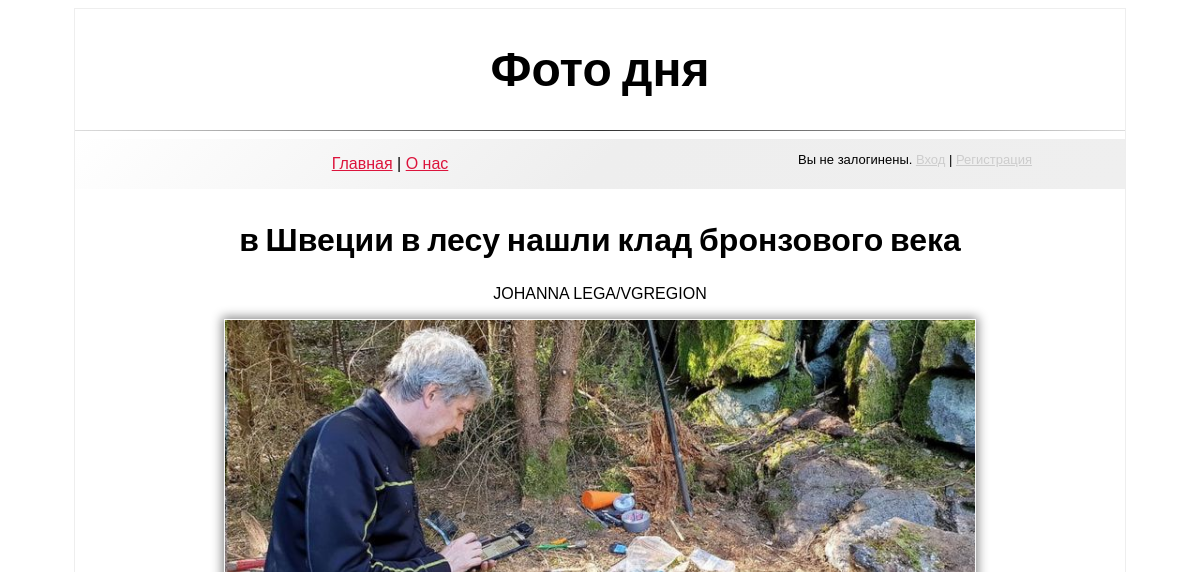
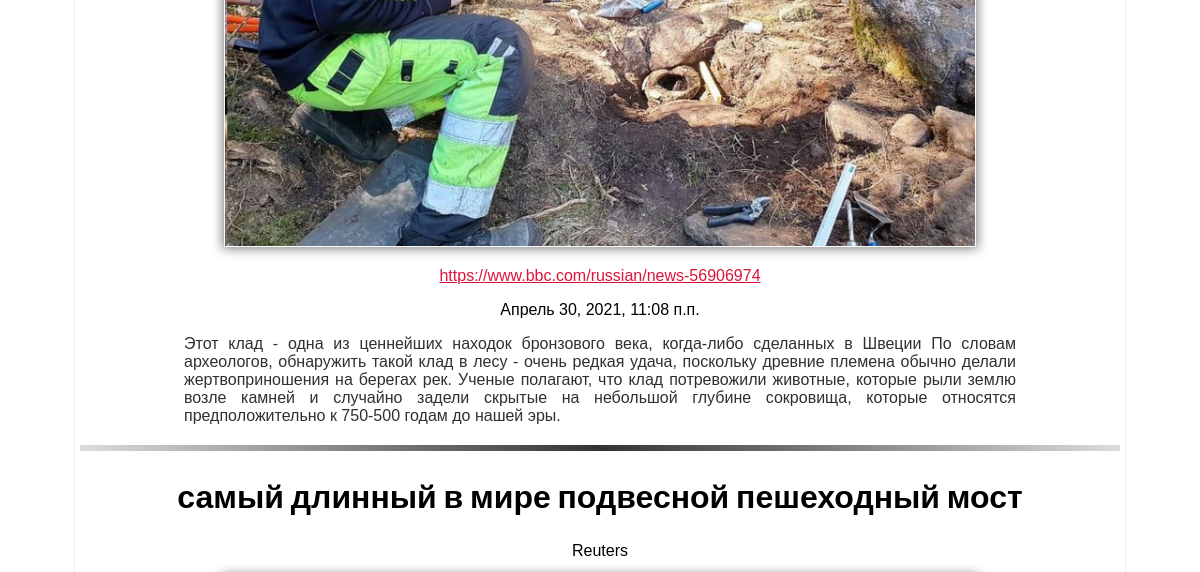
The app's page / (upper part), older data (2 pictures, top to bottom).
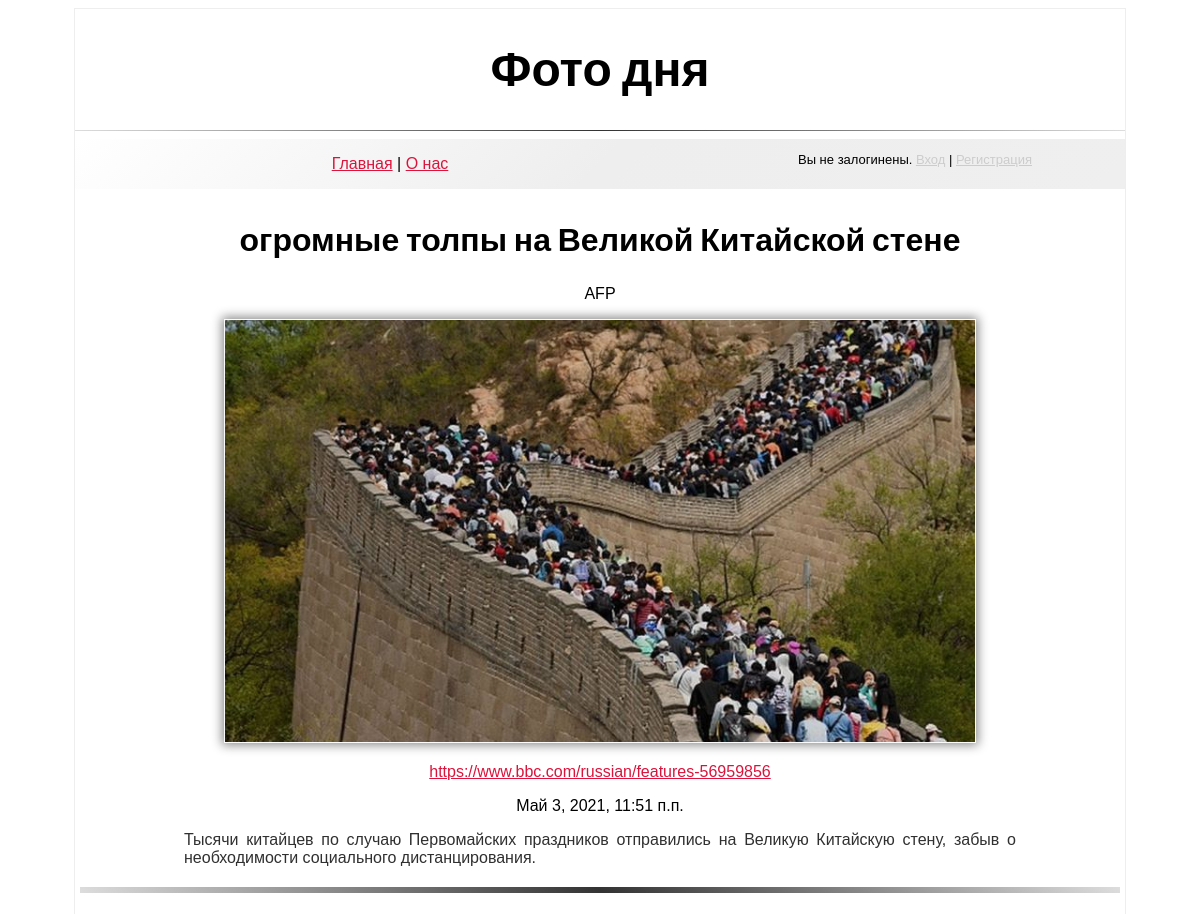
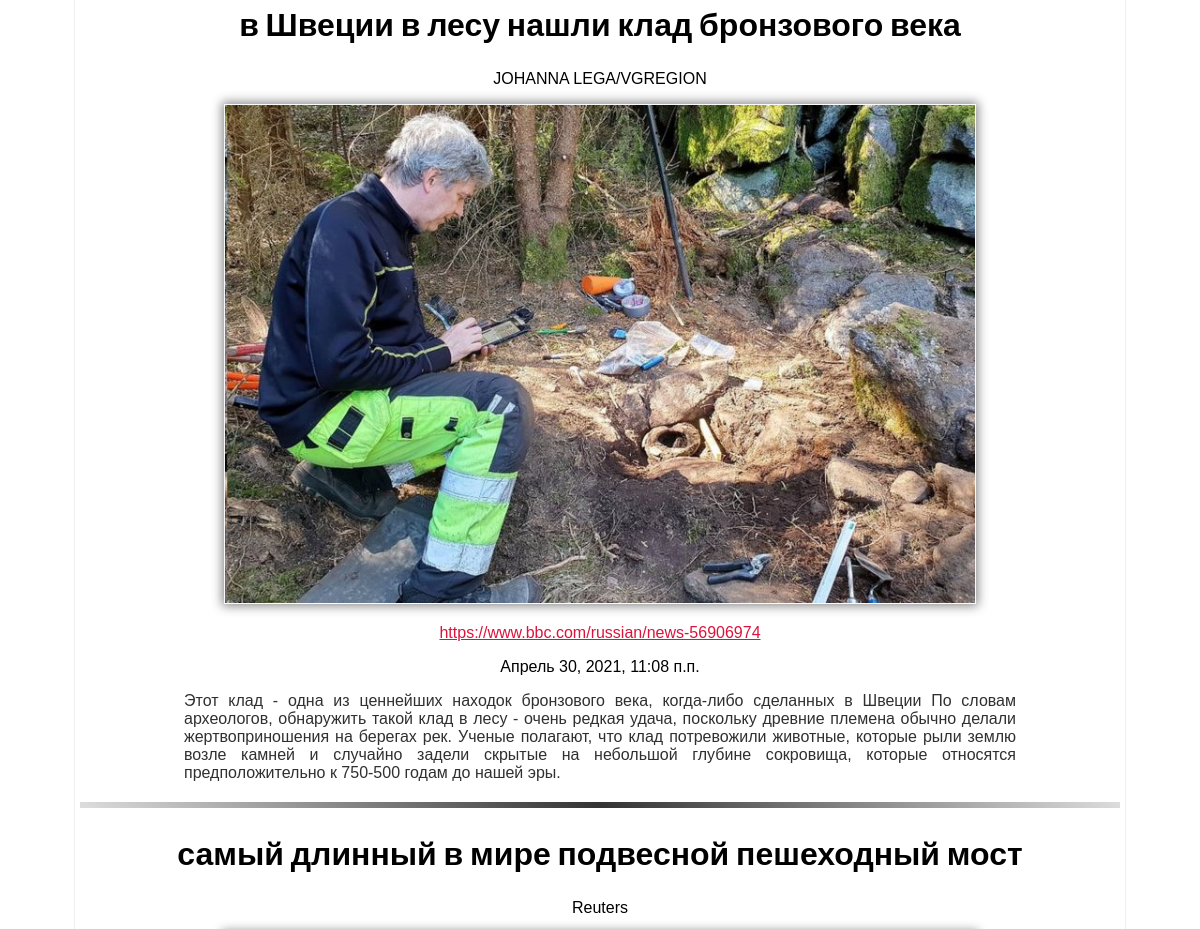
The same page, newer data (2 pictures, top to bottom).
### fotodnya/models.py (models this page shows, shortened)
class fotoNews(models.Model):
    title = models.CharField(max_length=120)
    img = models.ImageField(upload_to='static/images/', null=True, blank=True, default='static/images/default.jpg')
    author = models.CharField(max_length=120, blank=True)
    url_from = models.URLField(max_length=300, default='http://fotodnya.site', blank=True)
    timepostdate = models.DateTimeField(auto_now=False, auto_now_add=False, blank=True, null=True)
    description = models.TextField(blank=True, null=True)

### fotodnya/views.py (the view)
# urls.py: path('', indexPage),
def indexPage(request):
    object_list = list(reversed(fotoNews.objects.all()))
    paginator = Paginator(object_list, 8)  # 8 posts in each page
    page = request.GET.get('page')
    try:
        posts = paginator.page(page)
    except PageNotAnInteger:
        posts = paginator.page(1)
    except EmptyPage:
        posts = paginator.page(paginator.num_pages)
    return render(request,
                  'index.html',
                  {'page': page,
                   'posts': posts})

### templates/index.html (shortened to what this page needs)
{% extends 'base.html' %}
{% block content %}
    <div class="post_foto">
        {% for post in posts %}
        <h2><a href="{% url 'post_detail' post.pk %}">{{ post.title }}</a></h2>
        <p>{{ post.author }}</p>
        <img src="{{ post.img.url }}" width="750px">
        <p><a href="/">{{ post.url_from }}</a></p>
        <p>{{ post.timepostdate }}</p>
        <p class="news-text">{{ post.description }}</p>
        <hr class="news">
        {% endfor %}
    </div>
{% endblock content %}

### templates/base.html (shortened to what this page needs)
<!DOCTYPE html>
{% load static %}
<html lang="en">
<head>
    <link rel="stylesheet" href="{% static 'css/style.css' %}">
</head>
<body>
<div id="main">
    <div id="header">
        <a class="logo" href="/"><h1>Фото дня</h1></a>
        <hr>
        <div id="under_header">
            <div class="menu">
                <p><a href="/">Главная</a> | <a href="/about">О нас</a></p>
            </div>
        <div class="user_login">
            {% if user.is_authenticated %}
                {% if user.is_staff %}
            <p>&#128274; {{ user.username }} <a href="{% url 'logout' %}">Выйти</a> | <a href="http://127.0.0.1:8000/admin">админка</a></p>
                {% else %}
                <p>&#128274; {{ user.username }} <a href="{% url 'logout' %}">Выйти</a></p>
                {% endif %}
            {% else %}
                <p>Вы не залогинены. <a href="{% url 'login' %}">Вход</a> | <a href="{% url 'signup' %}">Регистрация</a></p>
            {% endif %}
        </div>
        </div>
    </div>
    {% block content %}
    {% endblock content %}
</div>
</body>
</html>

### static/css/style.css (style rules this page uses)
body { font-family: Arial; }
#main { margin: 0 auto; width: 1050px; min-height: 500px; border: solid 1px #eee; }
#header { text-align: center; }
#header h1 { font-family: 'Rubik', sans-serif; font-size: 48px; }
#header hr, hr { padding: 0; height: 1px; border: none; background: linear-gradient(45deg, #ddd, #333, #ddd); }
h2, h2 a { font-family: 'Rubik', sans-serif; font-size: 32px; text-decoration: none; color: #000; }
a { font-size: 16px; color: crimson; text-decoration: underline; }
a.logo { text-decoration: none; color: #000; }
#under_header { background: linear-gradient(135deg, #fff, #eee 50%, #efefef); border: solid 0px blue; height:50px; }
.menu { background: none; width:60%; float: left; }
.menu p { line-height: normal; display: inline-block; vertical-align: middle; }
.user_login { background: none; width:40%; float: left; font-size: 13px; }
.user_login p { line-height: normal; display: inline-block; vertical-align: middle; }
.user_login a { font-size:13px; color: #ccc; }
.post_foto { padding: 5px; text-align: center; }
.post_foto img { border: 1px solid #fafafa; -webkit-box-shadow: 0px 0px 10px 2px #888; -moz-box-shadow: 0px 0px 10px 2px #888; box-shadow: 0px 0px 10px 2px #888; }
p.news-text { color: #303030; text-align: justify; width: 80%; margin: 0 auto; }
hr.news { margin: 20px 0; padding: 0; height: 6px; border: none; background: linear-gradient(45deg,#ddd, #333, #ddd); }

Row changes from the older to the newer data that the page shows:
added fotoNews: title "огромные толпы на Великой Китайской стене", author "AFP", img (picture), url_from "https://www.bbc.com/russian/features-56959856", timepostdate "Май 3, 2021, 11:51 п.п.", description "Тысячи китайцев по случаю Первомайских праздников отправились на Великую Китайскую стену, забыв о необходимости социального дистанцирования."
